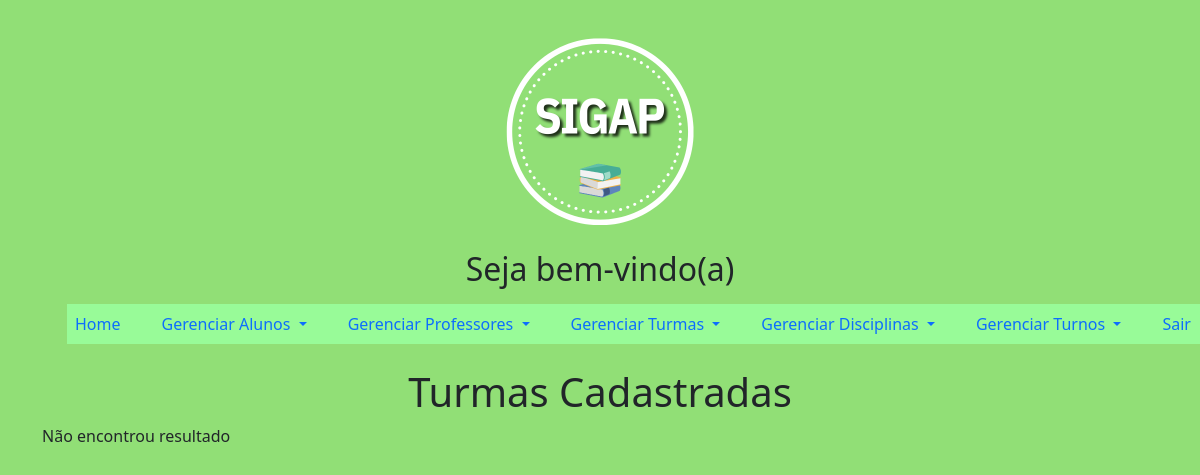
Page /principalAdmin.php?page=listarTurmas on the earlier database version.
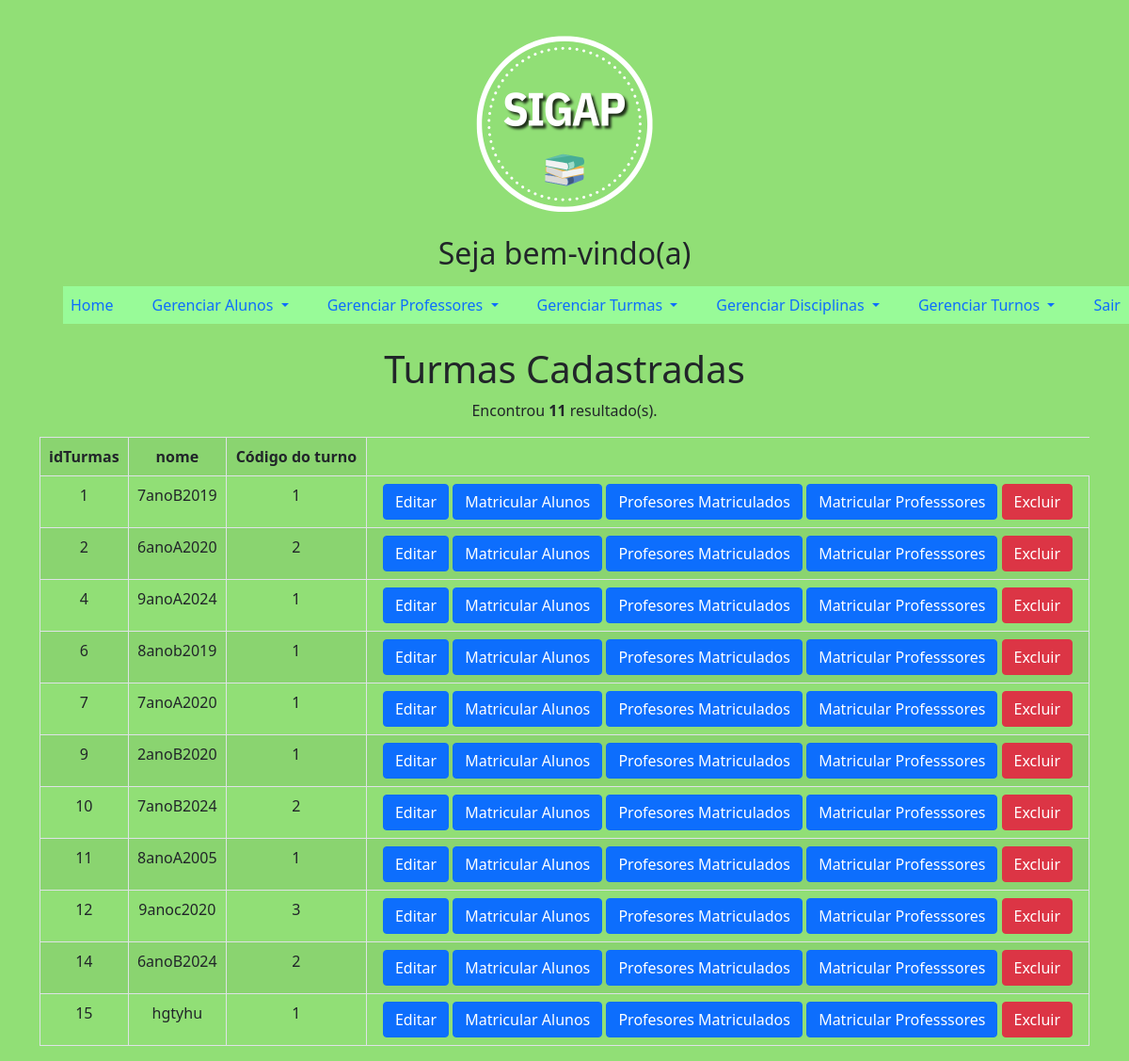
Same page on the later database version.
### tables this page shows
CREATE TABLE `turmas` (
  `idTurmas` int(11) NOT NULL,
  `nome` varchar(45) DEFAULT NULL,
  `Turnos_idTurnos` int(11) NOT NULL
);

### listarTurmas.php (the view, shortened to what this page needs)
<?php
	$sql = "SELECT * FROM turmas";
	$res = $mysqli->query($sql);
	$qtd = $res->num_rows;
?>
    <div class="row">
        <div class="col-12">
            <h1>Turmas Cadastradas</h1>
        </div>
		<?php
        if($qtd > 0){
		print "<p>Encontrou <b>$qtd</b> resultado(s).</p>";
		print "<table class='table table-bordered table-striped table-hover'>";
		print "<tr>";
		print "<th>idTurmas</th>";
		print "<th>nome</th>";
		print "<th>Código do turno</th>";
		print "</tr>";
		while($row = $res->fetch_object()){
			print "<tr>";
			print "<td>".$row->idTurmas."</td>";
			print "<td>".$row->nome."</td>";
			print "<td>".$row->Turnos_idTurnos."</td>";
			print "<td>
					 <button onclick=\"location.href='?page=editarTurmas&idTurmas=".$row->idTurmas."';\" class='btn btn-primary'>Editar</button>
					 <button onclick=\"location.href='?page=matAlunosTurmas&idTurmas=".$row->idTurmas."';\" class='btn btn-primary'>Matricular Alunos</button>
					 <button onclick=\"location.href='?page=listarmatProfessores&idTurmas=".$row->idTurmas."';\" class='btn btn-primary'>Profesores Matriculados</button>
					 <button onclick=\"location.href='?page=matProfessorTurmas&idTurmas=".$row->idTurmas."';\" class='btn btn-primary'>Matricular Professsores</button>
					 <button onclick=\"if(confirm('Tem certeza que deseja excluir?')){location.href='?page=salvarTurmas&acao=excluir&idTurmas=".$row->idTurmas."';}else{false;}\"  class='btn btn-danger'>Excluir</button>
			       </td>";
			print "</tr>";
		}
		print "</table>";
	}else{
		print "Não encontrou resultado";
	}
	?>

Differences in the rows shown:
added turmas: idTurmas "1", nome "7anoB2019", Turnos_idTurnos "1"
added turmas: idTurmas "2", nome "6anoA2020", Turnos_idTurnos "2"
added turmas: idTurmas "4", nome "9anoA2024", Turnos_idTurnos "1"
added turmas: idTurmas "6", nome "8anob2019", Turnos_idTurnos "1"
added turmas: idTurmas "7", nome "7anoA2020", Turnos_idTurnos "1"
added turmas: idTurmas "9", nome "2anoB2020", Turnos_idTurnos "1"
added turmas: idTurmas "10", nome "7anoB2024", Turnos_idTurnos "2"
added turmas: idTurmas "11", nome "8anoA2005", Turnos_idTurnos "1"
added turmas: idTurmas "12", nome "9anoc2020", Turnos_idTurnos "3"
added turmas: idTurmas "14", nome "6anoB2024", Turnos_idTurnos "2"
added turmas: idTurmas "15", nome "hgtyhu", Turnos_idTurnos "1"
Other differences:
$qtd: (not shown) → "11"
text no longer shown: "Não encontrou resultado"
text now shown: "Encontrou resultado(s). idTurmas nome Código do turno"
